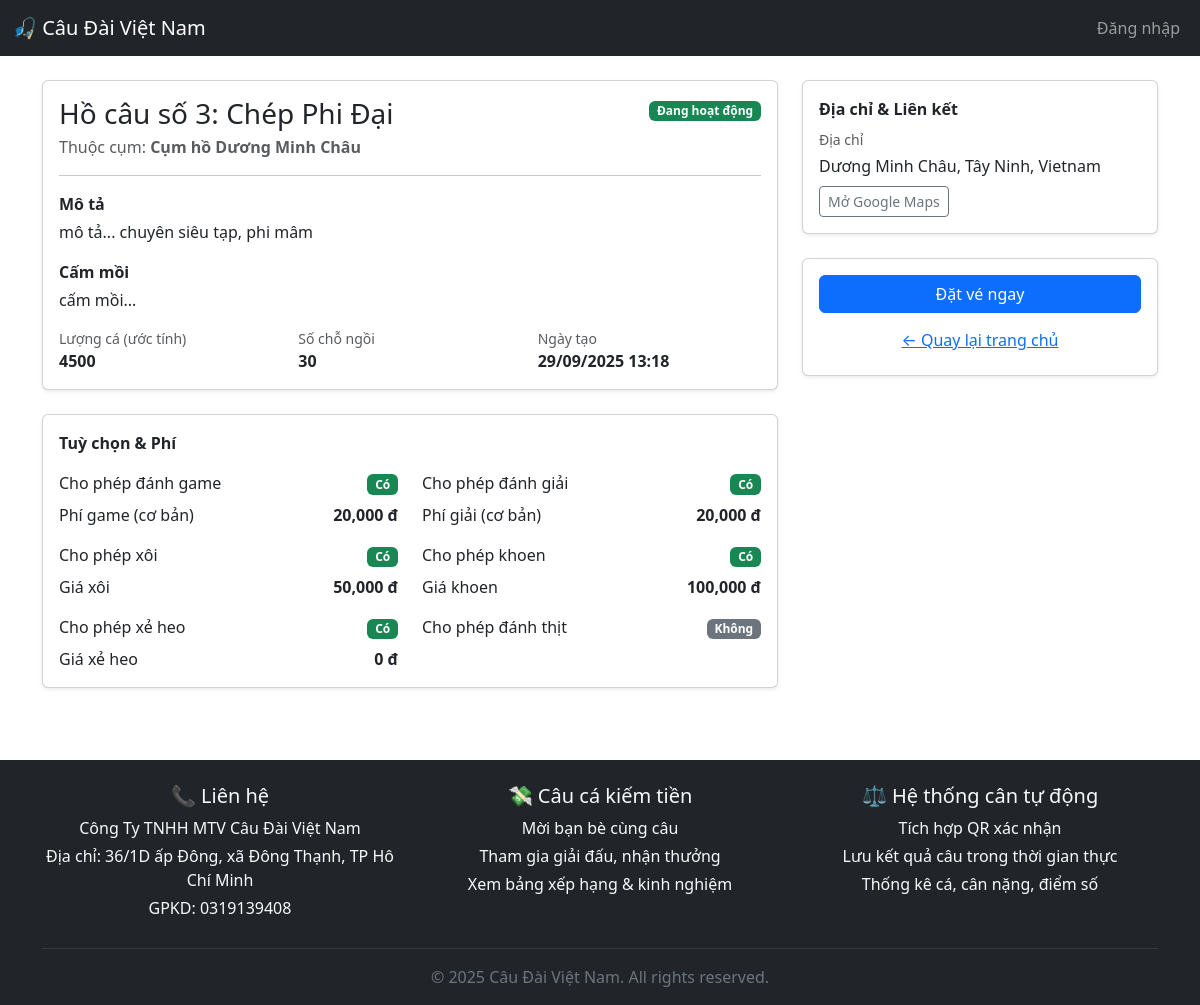
The page /public/ho_cau_detail.php?id=51 on the database its author committed.
### tables this page shows
CREATE TABLE `ho_cau` (
  `id` int NOT NULL,
  `ho_cau_code` varchar(40) DEFAULT NULL,
  `cum_ho_id` int NOT NULL,
  `loai_ca_id` int DEFAULT NULL,
  `ten_ho` varchar(255) NOT NULL,
  `dien_tich` float DEFAULT '1500',
  `max_chieu_dai_can` float DEFAULT '540',
  `max_truc_theo` float DEFAULT '30',
  `mo_ta` varchar(500) DEFAULT 'mô tả...',
  `cam_moi` varchar(200) DEFAULT 'cấm mồi...',
  `status` enum('admin_tam_khoa','chuho_tam_khoa','dong_vinh_vien','dang_hoat_dong','tam_dung') DEFAULT 'dang_hoat_dong',
  `ly_do_dong` varchar(200) DEFAULT 'lý do đóng hồ...',
  `luong_ca` int DEFAULT '1500',
  `so_cho_ngoi` int DEFAULT '30',
  `cho_phep_danh_game` tinyint(1) DEFAULT '1',
  `cho_phep_danh_giai` tinyint(1) DEFAULT '1',
  `gia_game` int DEFAULT '30000',
  `gia_giai` int DEFAULT '20000',
  `cho_phep_xoi` tinyint NOT NULL DEFAULT '1',
  `gia_xoi` int NOT NULL DEFAULT '50000',
  `cho_phep_khoen` tinyint NOT NULL DEFAULT '1',
  `gia_khoen` int NOT NULL DEFAULT '100000',
  `cho_phep_danh_thit` tinyint(1) DEFAULT '1',
  `created_at` datetime DEFAULT CURRENT_TIMESTAMP,
  `cho_phep_heo` tinyint NOT NULL DEFAULT '1',
  `gia_heo` int NOT NULL DEFAULT '0',
  `cho_phep_xe_heo` tinyint NOT NULL DEFAULT '1',
  `gia_xe_heo` int NOT NULL DEFAULT '0'
);

CREATE TABLE `cum_ho` (
  `id` int NOT NULL,
  `cum_ho_code` varchar(40) DEFAULT NULL,
  `xa_id` int NOT NULL,
  `chu_ho_id` int NOT NULL,
  `ten_cum_ho` varchar(255) NOT NULL,
  `dia_chi` varchar(200) DEFAULT 'địa chỉ...',
  `google_map_url` varchar(255) DEFAULT 'maps.google.com',
  `mo_ta` varchar(1000) DEFAULT 'mô tả...',
  `status` enum('admin_tam_khoa','chuho_tam_khoa','dang_chay') DEFAULT 'dang_chay',
  `last_transferred_at` datetime DEFAULT CURRENT_TIMESTAMP,
  `created_at` datetime DEFAULT CURRENT_TIMESTAMP
);

### public/ho_cau_detail.php (the view, shortened to what this page needs)
<?php
require_once __DIR__ . '/../includes/header.php';
$hoId = isset($_GET['id']) ? (int)$_GET['id'] : 0;
$ho = null;
$error = null;
if ($hoId <= 0) {
    $error = "Thiếu tham số hồ.";
} else {
    try {
        $sql = "
            SELECT h.id, h.cum_ho_id, h.ten_ho, h.mo_ta, h.cam_moi, h.status, h.ly_do_dong,
                   h.luong_ca, h.so_cho_ngoi, h.cho_phep_danh_game, h.cho_phep_danh_giai,
                   h.gia_game, h.gia_giai, h.cho_phep_xoi, h.gia_xoi, h.cho_phep_khoen, h.gia_khoen,
                   h.cho_phep_danh_thit, h.cho_phep_xe_heo, h.gia_xe_heo, h.created_at,
                   c.ten_cum_ho, c.dia_chi, c.google_map_url
            FROM ho_cau h
            JOIN cum_ho c ON h.cum_ho_id = c.id
            WHERE h.id = :id
            LIMIT 1
        ";
        $st = $pdo->prepare($sql);
        $st->execute([':id' => $hoId]);
        $ho = $st->fetch(PDO::FETCH_ASSOC);
    } catch (Throwable $e) {
        $error = "Lỗi tải dữ liệu: " . $e->getMessage();
    }
}
function badge_bool($val, $labelTrue = 'Có', $labelFalse = 'Không') {
    $is = (int)$val ? true : false;
    $cls = $is ? 'bg-success' : 'bg-secondary';
    $txt = $is ? $labelTrue : $labelFalse;
    return '<span class="badge '.$cls.'">'.$txt.'</span>';
}
function badge_status($status) {
    $map = [
        'dang_hoat_dong'  => ['bg-success', 'Đang hoạt động'],
        'tam_dung'        => ['bg-warning text-dark', 'Tạm dừng'],
        'chuho_tam_khoa'  => ['bg-secondary', 'Chủ hồ tạm khoá'],
        'admin_tam_khoa'  => ['bg-secondary', 'Admin tạm khoá'],
        'dong_vinh_vien'  => ['bg-danger', 'Đóng vĩnh viễn'],
    ];
    [$cls, $txt] = $map[$status] ?? ['bg-secondary', $status];
    return '<span class="badge '.$cls.'">'.$txt.'</span>';
}
?>
<div class="container mt-4">
  <?php if ($error): ?>
    <div class="alert alert-danger"><?= htmlspecialchars($error) ?></div>
  <?php elseif ($ho): ?>
    <div class="row">
      <div class="col-lg-8">
        <div class="card shadow-sm mb-4">
          <div class="card-body">
            <div class="d-flex justify-content-between align-items-start">
              <div>
                <h3 class="mb-1"><?= htmlspecialchars($ho['ten_ho']) ?></h3>
                <div class="text-muted">
                  Thuộc cụm: <strong><?= htmlspecialchars($ho['ten_cum_ho']) ?></strong>
                </div>
              </div>
              <div><?= badge_status($ho['status']) ?></div>
            </div>
            <hr>
            <div class="mb-3">
              <div class="fw-semibold mb-1">Mô tả</div>
              <div><?= nl2br(htmlspecialchars($ho['mo_ta'] ?? '')) ?></div>
            </div>
            <div class="mb-3">
              <div class="fw-semibold mb-1">Cấm mồi</div>
              <div><?= nl2br(htmlspecialchars($ho['cam_moi'] ?? '')) ?></div>
            </div>
            <div class="row g-3">
              <div class="col-md-4">
                <div class="small text-muted">Lượng cá (ước tính)</div>
                <div class="fw-semibold"><?= (int)($ho['luong_ca'] ?? 0) ?></div>
              </div>
              <div class="col-md-4">
                <div class="small text-muted">Số chỗ ngồi</div>
                <div class="fw-semibold"><?= (int)($ho['so_cho_ngoi'] ?? 0) ?></div>
              </div>
              <div class="col-md-4">
                <div class="small text-muted">Ngày tạo</div>
                <div class="fw-semibold"><?= htmlspecialchars(date('d/m/Y H:i', strtotime($ho['created_at']))) ?></div>
              </div>
            </div>
          </div>
        </div>
        <div class="card shadow-sm mb-4">
          <div class="card-body">
            <div class="fw-semibold mb-3">Tuỳ chọn & Phí</div>
            <div class="row gy-3">
              <div class="col-md-6">
                <div class="d-flex justify-content-between align-items-center">
                  <div>Cho phép đánh game</div>
                  <div><?= badge_bool($ho['cho_phep_danh_game']) ?></div>
                </div>
                <div class="d-flex justify-content-between align-items-center mt-2">
                  <div>Phí game (cơ bản)</div>
                  <div class="fw-semibold"><?= number_format((int)$ho['gia_game']) ?> đ</div>
                </div>
              </div>
              <div class="col-md-6">
                <div class="d-flex justify-content-between align-items-center">
                  <div>Cho phép đánh giải</div>
                  <div><?= badge_bool($ho['cho_phep_danh_giai']) ?></div>
                </div>
                <div class="d-flex justify-content-between align-items-center mt-2">
                  <div>Phí giải (cơ bản)</div>
                  <div class="fw-semibold"><?= number_format((int)$ho['gia_giai']) ?> đ</div>
                </div>
              </div>
              <div class="col-md-6">
                <div class="d-flex justify-content-between align-items-center">
                  <div>Cho phép xôi</div>
                  <div><?= badge_bool($ho['cho_phep_xoi']) ?></div>
                </div>
                <div class="d-flex justify-content-between align-items-center mt-2">
                  <div>Giá xôi</div>
                  <div class="fw-semibold"><?= number_format((int)$ho['gia_xoi']) ?> đ</div>
                </div>
              </div>
              <div class="col-md-6">
                <div class="d-flex justify-content-between align-items-center">
                  <div>Cho phép khoen</div>
                  <div><?= badge_bool($ho['cho_phep_khoen']) ?></div>
                </div>
                <div class="d-flex justify-content-between align-items-center mt-2">
                  <div>Giá khoen</div>
                  <div class="fw-semibold"><?= number_format((int)$ho['gia_khoen']) ?> đ</div>
                </div>
              </div>
              <div class="col-md-6">
                <div class="d-flex justify-content-between align-items-center">
                  <div>Cho phép xẻ heo</div>
                  <div><?= badge_bool($ho['cho_phep_xe_heo']) ?></div>
                </div>
                <div class="d-flex justify-content-between align-items-center mt-2">
                  <div>Giá xẻ heo</div>
                  <div class="fw-semibold"><?= number_format((int)$ho['gia_xe_heo']) ?> đ</div>
                </div>
              </div>
              <div class="col-md-6">
                <div class="d-flex justify-content-between align-items-center">
                  <div>Cho phép đánh thịt</div>
                  <div><?= badge_bool($ho['cho_phep_danh_thit']) ?></div>
                </div>
              </div>
            </div>
          </div>
        </div>
      </div>
      <div class="col-lg-4">
        <div class="card shadow-sm mb-4">
          <div class="card-body">
            <div class="fw-semibold mb-2">Địa chỉ & Liên kết</div>
            <div class="mb-2">
              <div class="small text-muted mb-1">Địa chỉ</div>
              <div><?= htmlspecialchars($ho['dia_chi'] ?? '—') ?></div>
            </div>
            <div>
              <a class="btn btn-outline-secondary btn-sm" target="_blank"
                 href="<?= htmlspecialchars($ho['google_map_url'] ?: '#') ?>">
                Mở Google Maps
              </a>
            </div>
          </div>
        </div>
        <div class="card shadow-sm">
          <div class="card-body text-center">
            <form method="post">
              <button type="submit" class="btn btn-primary w-100">
                Đặt vé ngay
              </button>
            </form>
            <a href="/index.php" class="btn btn-link mt-2">← Quay lại trang chủ</a>
          </div>
        </div>
      </div>
    </div>
  <?php endif; ?>
</div>
<?php require_once __DIR__ . '/../includes/footer.php'; ?>

### rows shown on the page
ho_cau: ten_ho "Hồ câu số 3: Chép Phi Đại", cum_ho.ten_cum_ho "Cụm hồ Dương Minh Châu", mo_ta "mô tả... chuyên siêu tạp, phi mâm", cam_moi "cấm mồi...", luong_ca "4500", so_cho_ngoi "30", created_at "29/09/2025 13:18", cho_phep_danh_game "Có Có Có Có Có Không", gia_game "20,000", gia_giai "20,000", gia_xoi "50,000", gia_khoen "100,000", gia_xe_heo "0", cum_ho.dia_chi "Dương Minh Châu, Tây Ninh, Vietnam"

### other values the page prints
$txt "Đang hoạt động"
